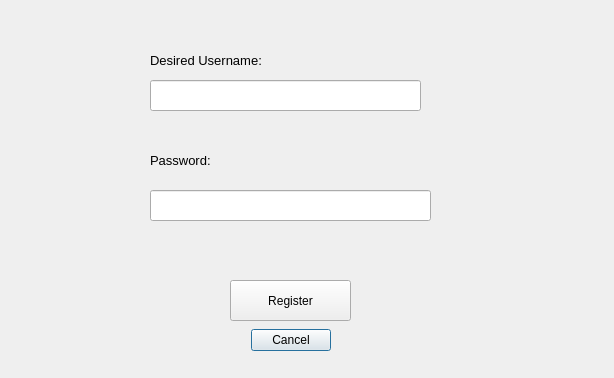
<?xml version="1.0" encoding="UTF-8"?>
<ui version="4.0">
 <class>Dialog</class>
 <widget class="QDialog" name="Dialog">
  <property name="geometry">
   <rect>
    <x>0</x>
    <y>0</y>
    <width>614</width>
    <height>378</height>
   </rect>
  </property>
  <property name="windowTitle">
   <string>User Registration</string>
  </property>
  <widget class="QDialogButtonBox" name="buttonBox">
   <property name="geometry">
    <rect>
     <x>60</x>
     <y>280</y>
     <width>461</width>
     <height>121</height>
    </rect>
   </property>
   <property name="orientation">
    <enum>Qt::Horizontal</enum>
   </property>
   <property name="standardButtons">
    <set>QDialogButtonBox::Cancel</set>
   </property>
   <property name="centerButtons">
    <bool>true</bool>
   </property>
  </widget>
  <widget class="QLabel" name="UserLabel">
   <property name="geometry">
    <rect>
     <x>150</x>
     <y>40</y>
     <width>161</width>
     <height>41</height>
    </rect>
   </property>
   <property name="text">
    <string>&lt;html&gt;&lt;head/&gt;&lt;body&gt;&lt;p&gt;&lt;span style=&quot; font-size:10pt;&quot;&gt;Desired Username:&lt;/span&gt;&lt;/p&gt;&lt;/body&gt;&lt;/html&gt;</string>
   </property>
  </widget>
  <widget class="QLabel" name="PassLabel">
   <property name="geometry">
    <rect>
     <x>150</x>
     <y>140</y>
     <width>131</width>
     <height>41</height>
    </rect>
   </property>
   <property name="text">
    <string>&lt;html&gt;&lt;head/&gt;&lt;body&gt;&lt;p&gt;&lt;span style=&quot; font-size:10pt;&quot;&gt;Password:&lt;/span&gt;&lt;/p&gt;&lt;/body&gt;&lt;/html&gt;</string>
   </property>
  </widget>
  <widget class="QLineEdit" name="UserEnter">
   <property name="geometry">
    <rect>
     <x>150</x>
     <y>80</y>
     <width>271</width>
     <height>31</height>
    </rect>
   </property>
  </widget>
  <widget class="QLineEdit" name="PassEnter">
   <property name="geometry">
    <rect>
     <x>150</x>
     <y>190</y>
     <width>281</width>
     <height>31</height>
    </rect>
   </property>
  </widget>
  <widget class="QPushButton" name="pushButton">
   <property name="geometry">
    <rect>
     <x>230</x>
     <y>280</y>
     <width>121</width>
     <height>41</height>
    </rect>
   </property>
   <property name="text">
    <string>Register</string>
   </property>
  </widget>
 </widget>
 <resources/>
 <connections>
  <connection>
   <sender>buttonBox</sender>
   <signal>accepted()</signal>
   <receiver>Dialog</receiver>
   <slot>accept()</slot>
   <hints>
    <hint type="sourcelabel">
     <x>248</x>
     <y>254</y>
    </hint>
    <hint type="destinationlabel">
     <x>157</x>
     <y>274</y>
    </hint>
   </hints>
  </connection>
  <connection>
   <sender>buttonBox</sender>
   <signal>rejected()</signal>
   <receiver>Dialog</receiver>
   <slot>reject()</slot>
   <hints>
    <hint type="sourcelabel">
     <x>316</x>
     <y>260</y>
    </hint>
    <hint type="destinationlabel">
     <x>286</x>
     <y>274</y>
    </hint>
   </hints>
  </connection>
 </connections>
</ui>
